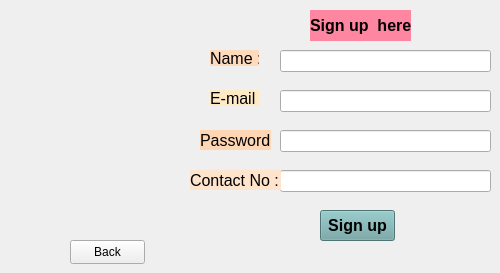
    <widget class="QWidget" name="P4REgis">
     <widget class="QLineEdit" name="regnm">
      <property name="geometry">
       <rect>
        <x>280</x>
        <y>50</y>
        <width>211</width>
        <height>22</height>
       </rect>
      </property>
     </widget>
     <widget class="QLineEdit" name="regeml">
      <property name="geometry">
       <rect>
        <x>280</x>
        <y>90</y>
        <width>211</width>
        <height>22</height>
       </rect>
      </property>
     </widget>
     <widget class="QLineEdit" name="regpass">
      <property name="geometry">
       <rect>
        <x>280</x>
        <y>130</y>
        <width>211</width>
        <height>22</height>
       </rect>
      </property>
      <property name="echoMode">
       <enum>QLineEdit::Password</enum>
      </property>
      <property name="placeholderText">
       <string/>
      </property>
     </widget>
     <widget class="QPushButton" name="s2up">
      <property name="geometry">
       <rect>
        <x>320</x>
        <y>210</y>
        <width>75</width>
        <height>31</height>
       </rect>
      </property>
      <property name="font">
       <font>
        <pointsize>12</pointsize>
        <italic>false</italic>
        <bold>true</bold>
       </font>
      </property>
      <property name="styleSheet">
       <string notr="true">background-color: rgb(109, 163, 163);</string>
      </property>
      <property name="text">
       <string>Sign up</string>
      </property>
     </widget>
     <widget class="QLineEdit" name="regcon">
      <property name="geometry">
       <rect>
        <x>280</x>
        <y>170</y>
        <width>211</width>
        <height>22</height>
       </rect>
      </property>
     </widget>
     <widget class="QLabel" name="label_2">
      <property name="geometry">
       <rect>
        <x>210</x>
        <y>50</y>
        <width>49</width>
        <height>16</height>
       </rect>
      </property>
      <property name="font">
       <font>
        <pointsize>12</pointsize>
        <italic>false</italic>
       </font>
      </property>
      <property name="styleSheet">
       <string notr="true">background-color: rgb(255, 219, 190);</string>
      </property>
      <property name="text">
       <string>Name :</string>
      </property>
     </widget>
     <widget class="QLabel" name="label_3">
      <property name="geometry">
       <rect>
        <x>210</x>
        <y>90</y>
        <width>49</width>
        <height>16</height>
       </rect>
      </property>
      <property name="font">
       <font>
        <pointsize>12</pointsize>
        <italic>false</italic>
       </font>
      </property>
      <property name="styleSheet">
       <string notr="true">background-color: rgb(255, 234, 198);</string>
      </property>
      <property name="text">
       <string>E-mail :</string>
      </property>
     </widget>
     <widget class="QLabel" name="label_4">
      <property name="geometry">
       <rect>
        <x>200</x>
        <y>130</y>
        <width>71</width>
        <height>20</height>
       </rect>
      </property>
      <property name="font">
       <font>
        <pointsize>12</pointsize>
        <italic>false</italic>
       </font>
      </property>
      <property name="styleSheet">
       <string notr="true">background-color: rgb(255, 214, 180);</string>
      </property>
      <property name="text">
       <string>Password :</string>
      </property>
     </widget>
     <widget class="QLabel" name="label_5">
      <property name="geometry">
       <rect>
        <x>190</x>
        <y>170</y>
        <width>91</width>
        <height>20</height>
       </rect>
      </property>
      <property name="font">
       <font>
        <pointsize>12</pointsize>
        <italic>false</italic>
       </font>
      </property>
      <property name="styleSheet">
       <string notr="true">background-color: rgb(255, 228, 205);</string>
      </property>
      <property name="text">
       <string>Contact No :</string>
      </property>
     </widget>
     <widget class="QLabel" name="label">
      <property name="geometry">
       <rect>
        <x>310</x>
        <y>10</y>
        <width>101</width>
        <height>31</height>
       </rect>
      </property>
      <property name="font">
       <font>
        <pointsize>12</pointsize>
        <italic>false</italic>
        <bold>true</bold>
       </font>
      </property>
      <property name="styleSheet">
       <string notr="true">background-color: rgb(255, 134, 160);</string>
      </property>
      <property name="text">
       <string>Sign up  here</string>
      </property>
     </widget>
     <widget class="QPushButton" name="regback">
      <property name="geometry">
       <rect>
        <x>70</x>
        <y>240</y>
        <width>75</width>
        <height>24</height>
       </rect>
      </property>
      <property name="text">
       <string>Back</string>
      </property>
     </widget>
    </widget>
